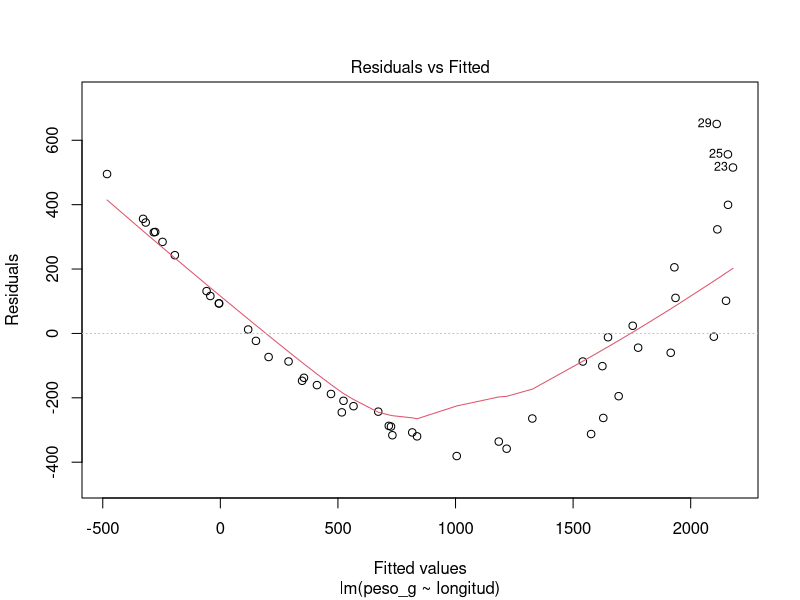
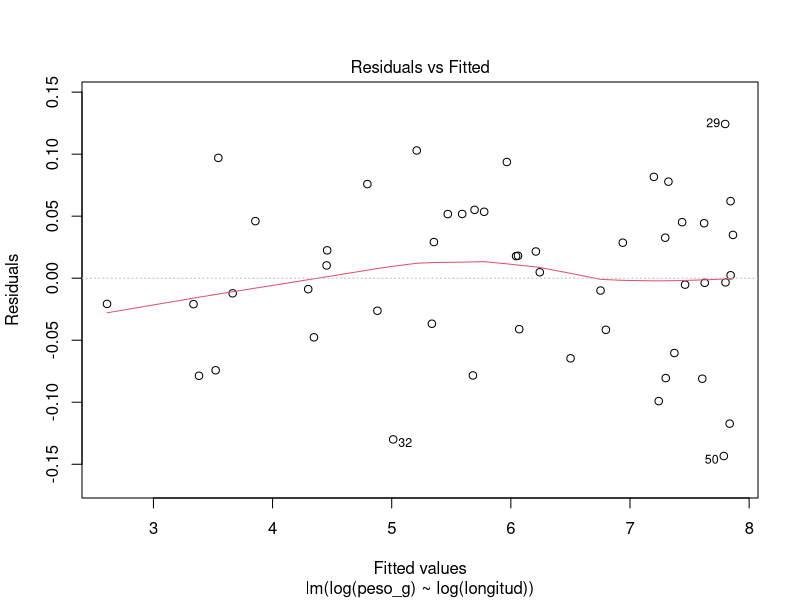

These figures' R source, in order:
## ---- chunk 1
#| label: ejemplo-linealizable
set.seed(7)
longitud <- runif(50, min = 10, max = 60)                  # cm
peso_g <- 0.012 * longitud^3 * exp(rnorm(50, sd = 0.08))   # relación potencia con error multiplicativo
peces <- data.frame(longitud, peso_g)

# 1. Modelo lineal sobre los datos originales: la linealidad no se cumple
modelo_lineal <- lm(peso_g ~ longitud, data = peces)
plot(modelo_lineal, which = 1)                              # residuos con patrón curvo

# 2. Transformación logarítmica de ambas variables
modelo_log <- lm(log(peso_g) ~ log(longitud), data = peces)
plot(modelo_log, which = 1)                                 # residuos sin patrón

summary(modelo_log)
exp(coef(modelo_log)[1])                                    # estimación de a
coef(modelo_log)[2]                                         # estimación de b
